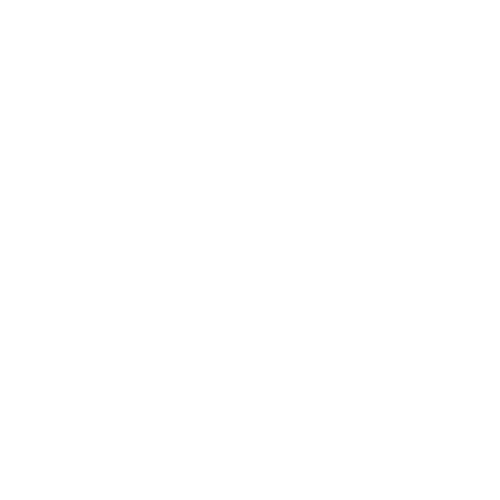
Frame 1 (no input)
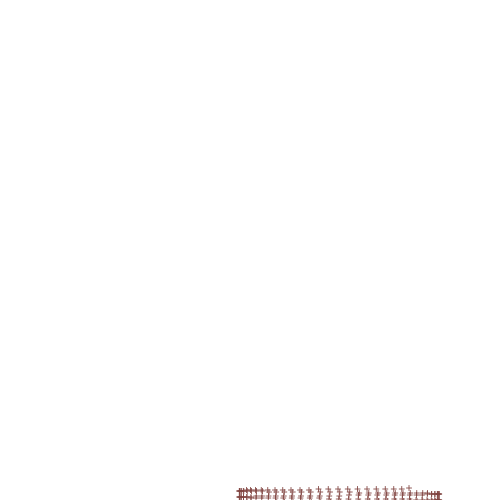
Frame 60 (no input)
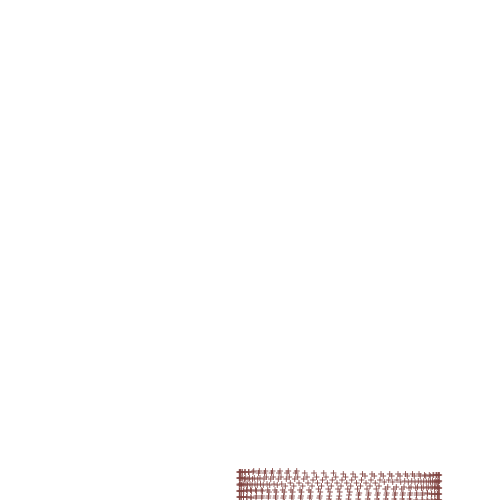
Frame 120 (the mouse pressed at the canvas centre since frame 60)

The p5.js sketch that drew these frames (run headless with seeded random() and noise() and a simulated clock; from frame 60 on, the mouse is pressed at the canvas centre):

// p5.js sketch
// ── sketch.js
// Towers (p5.js 2.3.4 port of a #p5t Processing sketch)
// https://github.com/madparker/-p5t/blob/main/%23p5t/ArtSketch/07_14_2020/Towers/Towers.pde
// #p5t/ArtSketch/07_14_2020/Towers/Towers.pde

// The original used frameRate(200); browsers cap draw() at ~60fps,
// so draw() runs tick() several times per frame to keep the original speed.
const STEPS_PER_FRAME = 3;

let x = 0,
  y = 0,
  b = 0.098;

function setup() {
  createCanvas(500, 500);
  background(255);

  noFill();
  colorMode(HSB, 99);
  noStroke();
}

function draw() {
  for (let n = 0; n < STEPS_PER_FRAME; n++) tick();
}

// Named tick, not step: p5 2.x has a global step().
function tick() {
  y -= b;
  text('+', x + sin(y) * 100, y);
  if (y < 0) {
    x = random(50, 450);
    y = 510;
    fill(frameCount % 99, 50, 50);
  }
}

// ---- Original Processing source: #p5t/ArtSketch/07_14_2020/Towers/Towers.pde
/*
float x,y,b=.098;

void setup(){
  size(500,500);
  background(255);
  
  noFill();
  colorMode(HSB,99);
  noStroke();
  frameRate(200);
}

void draw(){
  y-=b;
  text('+',x+sin(y)*100,y);
  if(y<0){
    x=random(50,450);
    y=510;
    fill(frameCount%99,50,50);
  }
}
*/
